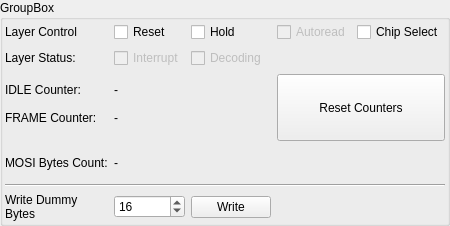
<?xml version="1.0" encoding="UTF-8"?>
<ui version="4.0">
 <class>Form</class>
 <widget class="QWidget" name="Form">
  <property name="geometry">
   <rect>
    <x>0</x>
    <y>0</y>
    <width>403</width>
    <height>226</height>
   </rect>
  </property>
  <property name="sizePolicy">
   <sizepolicy hsizetype="MinimumExpanding" vsizetype="Preferred">
    <horstretch>1</horstretch>
    <verstretch>0</verstretch>
   </sizepolicy>
  </property>
  <property name="windowTitle">
   <string>Form</string>
  </property>
  <property name="styleSheet">
   <string notr="true"/>
  </property>
  <layout class="QVBoxLayout" name="verticalLayout">
   <property name="spacing">
    <number>0</number>
   </property>
   <property name="leftMargin">
    <number>0</number>
   </property>
   <property name="topMargin">
    <number>0</number>
   </property>
   <property name="rightMargin">
    <number>0</number>
   </property>
   <property name="bottomMargin">
    <number>0</number>
   </property>
   <item>
    <widget class="QGroupBox" name="topBox">
     <property name="sizePolicy">
      <sizepolicy hsizetype="Expanding" vsizetype="Expanding">
       <horstretch>1</horstretch>
       <verstretch>0</verstretch>
      </sizepolicy>
     </property>
     <property name="title">
      <string>GroupBox</string>
     </property>
     <property name="alignment">
      <set>Qt::AlignLeading|Qt::AlignLeft|Qt::AlignTop</set>
     </property>
     <property name="flat">
      <bool>false</bool>
     </property>
     <property name="checkable">
      <bool>false</bool>
     </property>
     <layout class="QGridLayout" name="contentGrid" rowstretch="0,0,0,0,0,0,0" columnstretch="1,0,0,0,0">
      <property name="leftMargin">
       <number>2</number>
      </property>
      <property name="topMargin">
       <number>2</number>
      </property>
      <property name="rightMargin">
       <number>2</number>
      </property>
      <property name="bottomMargin">
       <number>2</number>
      </property>
      <property name="horizontalSpacing">
       <number>6</number>
      </property>
      <item row="0" column="4">
       <widget class="QCheckBox" name="csBox">
        <property name="text">
         <string>Chip Select</string>
        </property>
       </widget>
      </item>
      <item row="2" column="0">
       <widget class="QLabel" name="label">
        <property name="text">
         <string>IDLE Counter:</string>
        </property>
       </widget>
      </item>
      <item row="0" column="3">
       <widget class="QCheckBox" name="autoReadBox">
        <property name="enabled">
         <bool>false</bool>
        </property>
        <property name="sizePolicy">
         <sizepolicy hsizetype="Preferred" vsizetype="Preferred">
          <horstretch>0</horstretch>
          <verstretch>0</verstretch>
         </sizepolicy>
        </property>
        <property name="text">
         <string>Autoread</string>
        </property>
        <property name="tristate">
         <bool>false</bool>
        </property>
       </widget>
      </item>
      <item row="4" column="0">
       <widget class="QLabel" name="label_6">
        <property name="text">
         <string>MOSI Bytes Count:</string>
        </property>
       </widget>
      </item>
      <item row="6" column="1">
       <widget class="QSpinBox" name="dummyBytesCount">
        <property name="maximum">
         <number>256</number>
        </property>
        <property name="value">
         <number>16</number>
        </property>
       </widget>
      </item>
      <item row="3" column="0">
       <widget class="QLabel" name="label_3">
        <property name="sizePolicy">
         <sizepolicy hsizetype="Preferred" vsizetype="Preferred">
          <horstretch>1</horstretch>
          <verstretch>0</verstretch>
         </sizepolicy>
        </property>
        <property name="text">
         <string>FRAME Counter:</string>
        </property>
        <property name="alignment">
         <set>Qt::AlignLeading|Qt::AlignLeft|Qt::AlignTop</set>
        </property>
       </widget>
      </item>
      <item row="0" column="1">
       <widget class="QCheckBox" name="resetBox">
        <property name="sizePolicy">
         <sizepolicy hsizetype="Preferred" vsizetype="Preferred">
          <horstretch>0</horstretch>
          <verstretch>0</verstretch>
         </sizepolicy>
        </property>
        <property name="text">
         <string>Reset</string>
        </property>
        <property name="checkable">
         <bool>true</bool>
        </property>
        <property name="tristate">
         <bool>false</bool>
        </property>
       </widget>
      </item>
      <item row="0" column="2">
       <widget class="QCheckBox" name="holdBox">
        <property name="sizePolicy">
         <sizepolicy hsizetype="Preferred" vsizetype="Preferred">
          <horstretch>0</horstretch>
          <verstretch>0</verstretch>
         </sizepolicy>
        </property>
        <property name="text">
         <string>Hold</string>
        </property>
        <property name="checkable">
         <bool>true</bool>
        </property>
        <property name="tristate">
         <bool>false</bool>
        </property>
       </widget>
      </item>
      <item row="4" column="1">
       <widget class="QLabel" name="misoBytesCount">
        <property name="text">
         <string>-</string>
        </property>
       </widget>
      </item>
      <item row="1" column="2">
       <widget class="QCheckBox" name="decodingBox">
        <property name="enabled">
         <bool>false</bool>
        </property>
        <property name="text">
         <string>Decoding</string>
        </property>
       </widget>
      </item>
      <item row="0" column="0">
       <widget class="QLabel" name="label_2">
        <property name="text">
         <string>Layer Control</string>
        </property>
       </widget>
      </item>
      <item row="6" column="2">
       <widget class="QPushButton" name="writeDummyBytesButton">
        <property name="text">
         <string>Write</string>
        </property>
       </widget>
      </item>
      <item row="1" column="0">
       <widget class="QLabel" name="label_4">
        <property name="text">
         <string>Layer Status:</string>
        </property>
       </widget>
      </item>
      <item row="6" column="0">
       <widget class="QLabel" name="label_5">
        <property name="sizePolicy">
         <sizepolicy hsizetype="Preferred" vsizetype="Preferred">
          <horstretch>1</horstretch>
          <verstretch>0</verstretch>
         </sizepolicy>
        </property>
        <property name="text">
         <string>Write Dummy Bytes</string>
        </property>
        <property name="wordWrap">
         <bool>true</bool>
        </property>
       </widget>
      </item>
      <item row="2" column="1">
       <widget class="QLabel" name="idleCounterText">
        <property name="text">
         <string>-</string>
        </property>
       </widget>
      </item>
      <item row="1" column="1">
       <widget class="QCheckBox" name="interruptBox">
        <property name="enabled">
         <bool>false</bool>
        </property>
        <property name="text">
         <string>Interrupt</string>
        </property>
       </widget>
      </item>
      <item row="3" column="1">
       <widget class="QLabel" name="frameCounterText">
        <property name="text">
         <string>-</string>
        </property>
        <property name="alignment">
         <set>Qt::AlignLeading|Qt::AlignLeft|Qt::AlignTop</set>
        </property>
       </widget>
      </item>
      <item row="2" column="3" rowspan="2" colspan="2">
       <widget class="QPushButton" name="resetCountersButton">
        <property name="sizePolicy">
         <sizepolicy hsizetype="Minimum" vsizetype="Expanding">
          <horstretch>0</horstretch>
          <verstretch>0</verstretch>
         </sizepolicy>
        </property>
        <property name="text">
         <string>Reset Counters</string>
        </property>
       </widget>
      </item>
      <item row="5" column="0" colspan="5">
       <widget class="Line" name="line">
        <property name="sizePolicy">
         <sizepolicy hsizetype="Minimum" vsizetype="Fixed">
          <horstretch>1</horstretch>
          <verstretch>0</verstretch>
         </sizepolicy>
        </property>
        <property name="orientation">
         <enum>Qt::Horizontal</enum>
        </property>
       </widget>
      </item>
     </layout>
    </widget>
   </item>
  </layout>
 </widget>
 <resources/>
 <connections/>
</ui>
